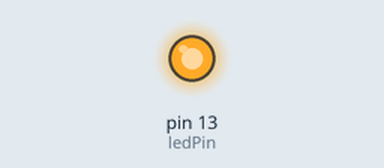
A sketch run on a simulated Arduino Uno, built with avr-gcc and run on an emulated ATmega328P. Parts: output pins drawn as LEDs (lit = HIGH).

Above: at 1.65 s.
At 5.2 s:
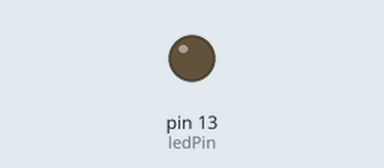
Timing chart, 0 to 7.2 s (numbered marks = the images above):
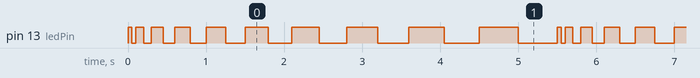

Measured:
- by itself, pin 13 (ledPin): repeats every 5.5 s: LOW 0.05 s, HIGH 0.10 s, LOW 0.10 s, HIGH 0.15 s, LOW 0.15 s, HIGH 0.20 s, LOW 0.20 s, HIGH 0.25 s, LOW 0.25 s, HIGH 0.30 s, LOW 0.30 s, HIGH 0.35 s, LOW 0.35 s, HIGH 0.40 s, LOW 0.40 s, HIGH 0.45 s, LOW 0.45 s, HIGH 0.50 s, LOW 0.50 s, HIGH 0.05 s
- by itself, everything shown: repeats every 5.5 s, in 20 steps

The sketch:

FancierBlink.ino
```cpp
/*
FANCIER BLINK
Jeff Thompson | 2013 | www.jeffreythompson.org

Adding to our initial 'Blink' sketch, we do some math and if/then
statements for more interesting functionality.

Schematic (or use built-in LED on the board and do nothing!):
+ long leg in digital pin 13
+ short led in ground pin next to 13

CHALLENGE:
+ Can you make this system count? What about something more complex like
  a Fibonnoci sequence (http://en.wikipedia.org/wiki/Fibonacci_number)?

*/

int ledPin = 13;                 // LED connected on digital pin 13
int delayTime = 50;              // variable for delay time - required so we can update it as the program runs!

void setup() {
  pinMode(ledPin, OUTPUT);       // set LED pin (13) to output
}

void loop() {

  // blink on and off
  digitalWrite(ledPin, HIGH);    // on
  delay(delayTime);
  digitalWrite(ledPin, LOW);     // off
  delay(delayTime);

  // check if the delay time is less than 1/2 second...
  // if so, add 50ms to the time and continue
  if (delayTime < 500) {
    delayTime = delayTime + 50;  // could also use the shorter delayTime += 50, which is the same thing!
  }
  // otherwise (meaning the time is MORE than 1/2 second, reset to 50ms
  else {
    delayTime = 50;
  }

  // start again at the top of 'loop', continuing through!
}
```
